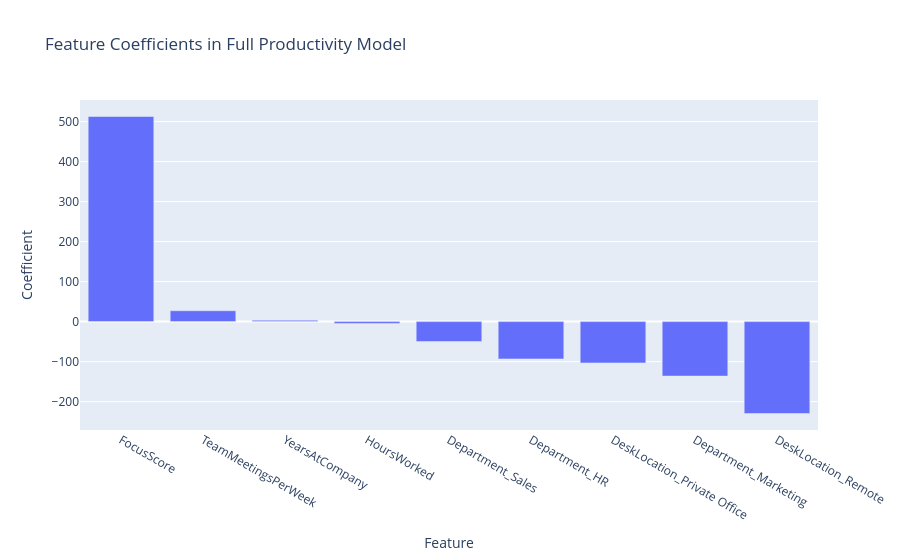

Notebook code for this chart:
### Code cell
fig = px.bar(
    coef_df,
    x="Feature",
    y="Coefficient",
    title="Feature Coefficients in Full Productivity Model"
)
fig.show()

### Figure 1 — Plotly figure (JSON) as saved in the notebook; plotly's stock layout.template omitted (floating-point values rounded to 4 significant figures)
{"data": [{"alignmentgroup": "True", "hovertemplate": "Feature=%{x}<br>Coefficient=%{y}<extra></extra>", "legendgroup": "", "marker": {"color": "#636efa", "pattern": {"shape": ""}}, "name": "", "offsetgroup": "", "orientation": "v", "showlegend": false, "textposition": "auto", "type": "bar", "x": ["FocusScore", "TeamMeetingsPerWeek", "YearsAtCompany", "HoursWorked", "Department_Sales", "Department_HR", "DeskLocation_Private Office", "Department_Marketing", "DeskLocation_Remote"], "xaxis": "x", "y": [512.7, 27.17, 3.401, -4.664, -49.82, -93.4, -103.4, -136.2, -229.8], "yaxis": "y"}], "layout": {"autosize": true, "barmode": "relative", "legend": {"tracegroupgap": 0}, "title": {"text": "Feature Coefficients in Full Productivity Model"}, "xaxis": {"anchor": "y", "autorange": true, "domain": [0, 1], "range": [-0.5, 8.5], "title": {"text": "Feature"}, "type": "category"}, "yaxis": {"anchor": "x", "autorange": true, "domain": [0, 1], "range": [-271.0, 554.0], "title": {"text": "Coefficient"}, "type": "linear"}}}
